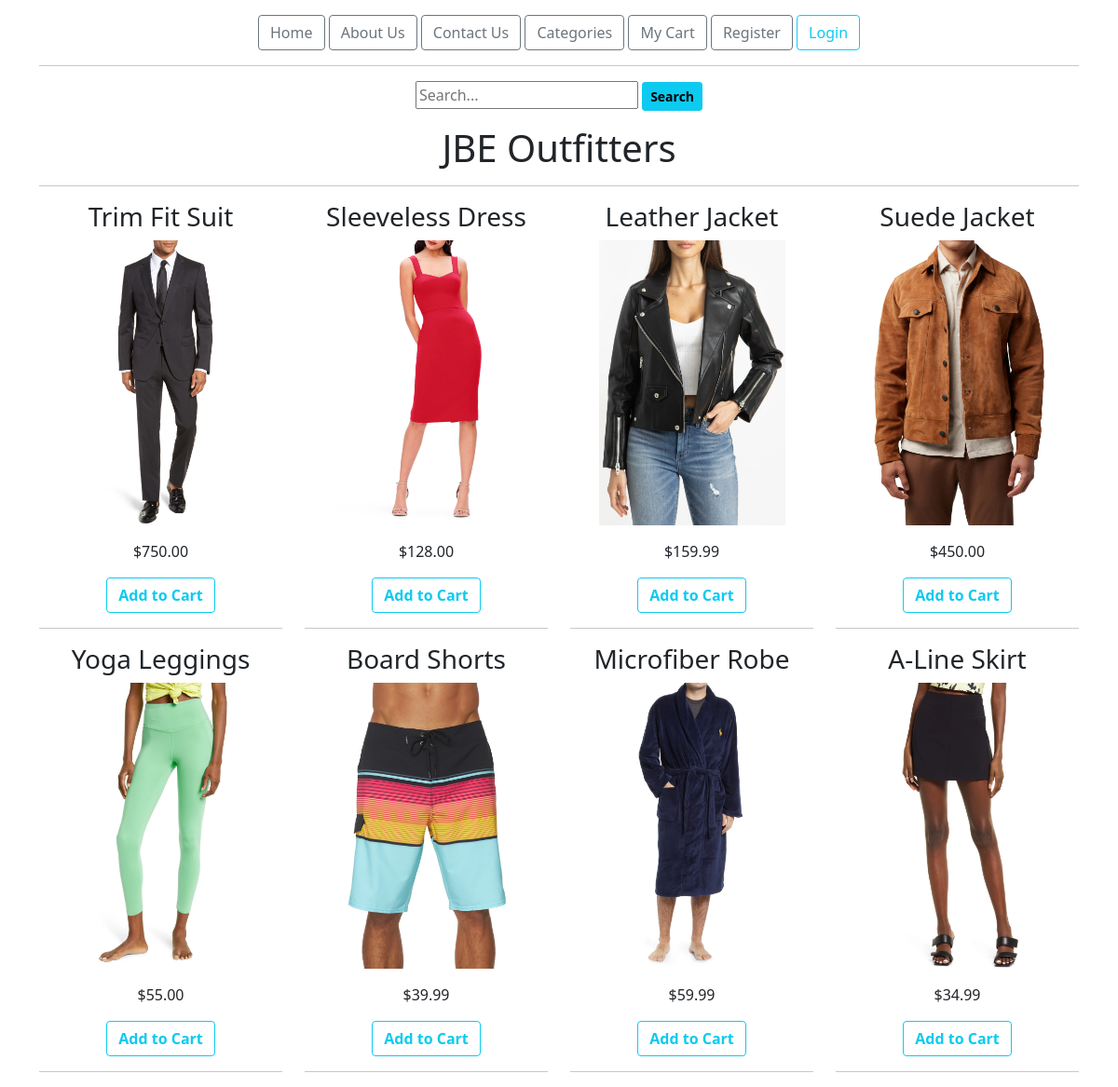
The page / on the database its author committed.
### ecomapp/models.py (models this page shows, shortened)
class Product(models.Model):
    title = models.CharField(max_length=200)
    slug = models.SlugField(unique=True)
    category = models.ForeignKey(Category, on_delete=models.CASCADE) # 1-m Product to Category
    image = models.ImageField(upload_to="products")
    marked_price = models.FloatField()
    selling_price = models.FloatField()
    description = models.TextField()
    view_count = models.PositiveIntegerField(default=0)

### ecomapp/views.py (the view)
# urls.py: path("", HomeView.as_view(), name = "home"),
class HomeView(EcomMixin, TemplateView):
    template_name = "home.html"
    def get_context_data(self, **kwargs):
        context = super().get_context_data(**kwargs)
        context['product_list'] = Product.objects.all().order_by("-id")
        return context

### ecomapp/views.py (called while the page is built)
    def dispatch(self, request, *args, **kwargs):
        cart_id = request.session.get("cart_id")
        if cart_id:
            cart_obj = Cart.objects.get(id=cart_id)
            if request.user.is_authenticated and request.user.customer:
                cart_obj.customer = request.user.customer # assigns customer to cart object
                cart_obj.save()
        return super().dispatch(request, *args, **kwargs)

### templates/home.html (shortened to what this page needs)
{% extends 'base.html' %}
{% load humanize %}
{% block content %}
<div class="container">
    <h1 class="text-center">JBE Outfitters</h1>
    <hr>
    <div class="row mt-3">
        {% for p in product_list %}
        <div class="col-md-3">
            <div class="m-6">
                <h3>{{p.title}}</h3>
                <a href="{% url 'ecomapp:productdetail' p.slug %}">
                    <img src="{{p.image.url}}" alt="" width="200px" class="image-fluid" style="height:2500; object-fit: cover;">
                </a>
                <p class="mt-3">${{p.selling_price|floatformat:2|intcomma}}</p>
                <a href="{% url 'ecomapp:addtocart' p.id %}" class="btn btn-outline-info"><b>Add to Cart</b></a>
                <hr>
            </div>
        </div>
        {% endfor %}
    </div>
</div>
{% endblock %}

### templates/base.html (shortened to what this page needs)
<!DOCTYPE html>
<html lang="en">
<head>
    <link rel="stylesheet" href="https://cdn.jsdelivr.net/npm/bootstrap@5.1.3/dist/css/bootstrap.min.css">
</head>
<body class="text-center">
    <div class="container">
        <a href="/" class="btn btn-outline-secondary">Home</a>
        <a href="/about/" class="btn btn-outline-secondary">About Us</a>
        <a href="/contact-us/" class="btn btn-outline-secondary">Contact Us</a>
        <a href="/all-products/" class="btn btn-outline-secondary">Categories</a>
        <a href="/my-cart/" class="btn btn-outline-secondary">My Cart</a>
        {% if request.user.customer %}
        <a href="/customerprofile/" class="btn btn-outline-secondary">My Profile</a>
        <a href="/customerlogout/" class="btn btn-outline-secondary">Logout</a>
        Welcome {{request.user.username}}
        {% else %}
        <a href="/customerregistration/" class="btn btn-outline-secondary">Register</a>
        <a href="/customerlogin/" class="btn btn-outline-info">Login</a>
        {% endif %}
        <hr>
        <div class="container">
            <div class="row">
                <div class="col-lg-6 mx-auto">
                    <form action="{% url 'ecomapp:search' %}" method="GET">
                        <input type="text" name="keyword" placeholder="Search..." required>
                        <button class="btn btn-info btn-sm fw-bold">Search</button>
                    </form>
                </div>
            </div>
        </div>
    </div>
    {% block content %}
    {% endblock %}
</body>
</html>

### rows shown on the page
Product: title "Trim Fit Suit", image (picture), selling_price "750.00"
Product: title "Sleeveless Dress", image (picture), selling_price "128.00"
Product: title "Leather Jacket", image (picture), selling_price "159.99"
Product: title "Suede Jacket", image (picture), selling_price "450.00"
Product: title "Yoga Leggings", image (picture), selling_price "55.00"
Product: title "Board Shorts", image (picture), selling_price "39.99"
Product: title "Microfiber Robe", image (picture), selling_price "59.99"
Product: title "A-Line Skirt", image (picture), selling_price "34.99"
